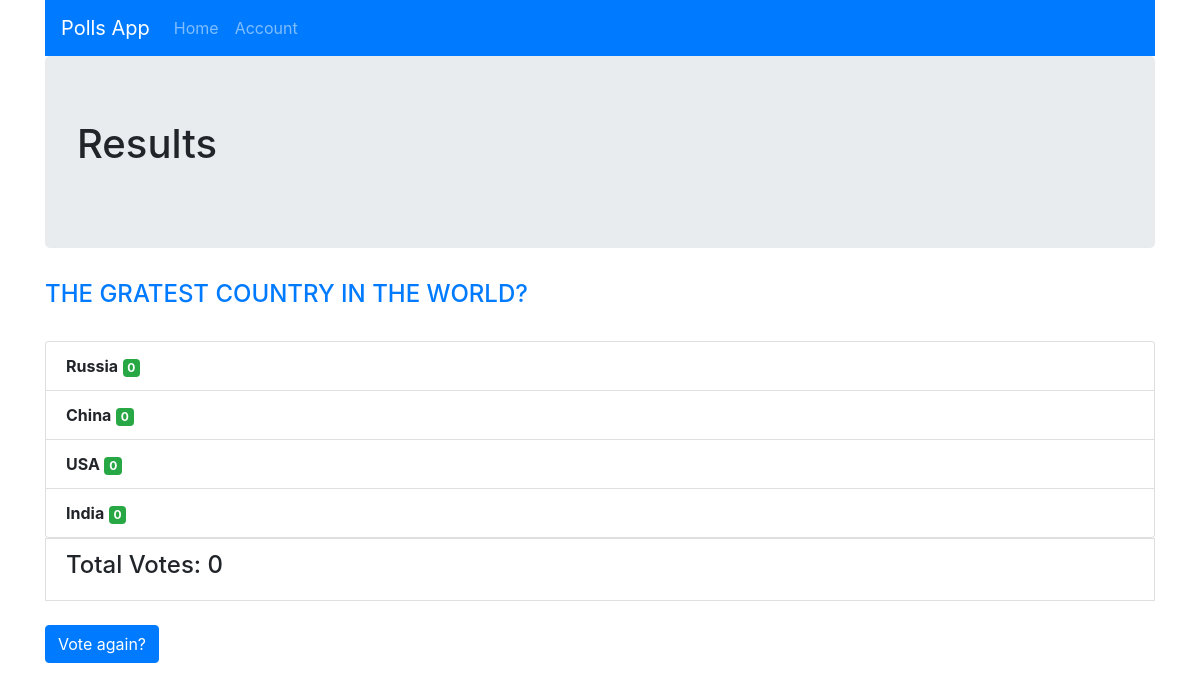
/results/3/, run on the app's committed database.
### polls/models.py (models this page shows, shortened)
class Question(models.Model):
    question_text = models.CharField(max_length=200)
    pub_date = models.DateTimeField(auto_now=True)

class Choice(models.Model):
    question = models.ForeignKey(Question,on_delete=models.CASCADE)
    choice_text = models.CharField(max_length=200)
    votes = models.IntegerField(default=0)

### polls/views.py (the view)
# urls.py: path("results/<int:question_id>/", views.results, name="results"),
def results(request, question_id):
    question = get_object_or_404(Question, pk=question_id)
    total_votes = 0
    for choice in question.choice_set.all():
        total_votes += choice.votes
    return render(request, "polls/results.html", {"question": question , 'total' : total_votes})

### polls/templates/polls/results.html (shortened to what this page needs)
{% extends 'polls/base.html' %}
{% block title_page %}Results{% endblock title_page %}
{% block content %}
<h4 class="text-primary">{{question.question_text|upper}}</h4>
<br>
<ul class="list-group ">
{% for choice in question.choice_set.all %}
    <li class="list-group-item"><strong>{{ choice.choice_text }}</strong> <span class="badge badge-success">{{ choice.votes }}</span></li>
    {% endfor %}
</ul>
<li class="list-group-item"><h4>Total Votes: {{total}}</h4></li>
<br>
<a href="{% url 'polls:detail' question.id %}" class="btn btn-primary">Vote again?</a>
{% endblock content %}

### data on the page
Question: question_text "THE GRATEST COUNTRY IN THE WORLD?"
Choice: choice_text "Russia", votes "0"
Choice: choice_text "China", votes "0"
Choice: choice_text "USA", votes "0"
Choice: choice_text "India", votes "0"

### other printed values
{{ total }} "0"
